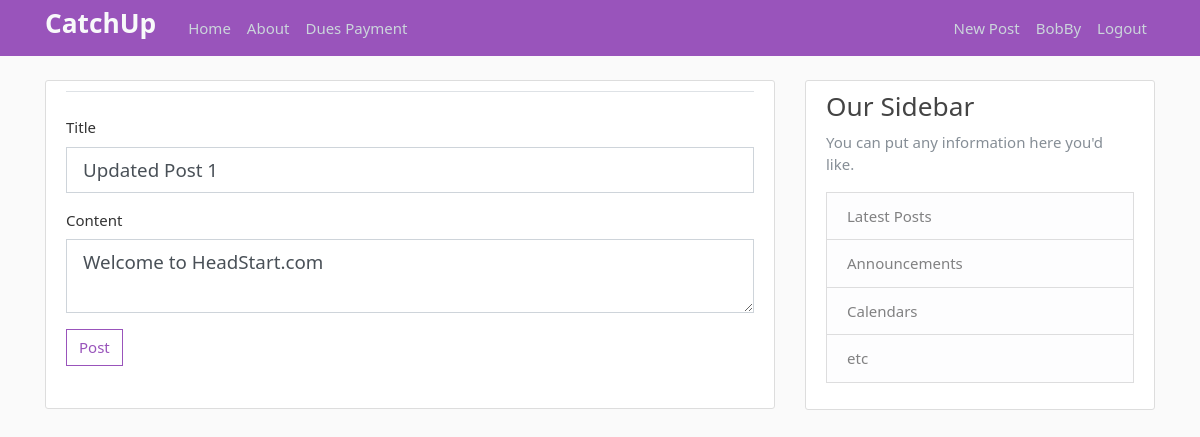
Screenshot of /post/1/update (signed in) with the database file from the repository.
### flaskblog/models.py (models this page shows, shortened)
class User(db.Model, UserMixin):
	id = db.Column(db.Integer, primary_key=True)
	username = db.Column(db.String(20), unique=True, nullable=False)
	email = db.Column(db.String(120), nullable=False)
	image_file = db.Column(db.String(20), nullable=False, default='default.jpg')
	password = db.Column(db.String(60), nullable=False)
	posts = db.relationship('Post', backref='author', lazy=True)

class Post(db.Model):
	id = db.Column(db.Integer, primary_key=True)
	title = db.Column(db.String(100), nullable=False)
	date_posted = db.Column(db.DateTime, nullable=False, default=datetime.utcnow)
	content = db.Column(db.Text, nullable=False)
	user_id = db.Column(db.Integer, db.ForeignKey('user.id'), nullable=False)

### flaskblog/routes.py (the view)
@app.route('/post/<int:post_id>/update', methods=['GET', 'POST'])
@login_required
def update_post(post_id):
	post = Post.query.get_or_404(post_id)
	if post.author != current_user:
		abort(403)
	form = PostForm()
	if form.validate_on_submit():
		post.title.data = form.title.data
		post.content.data = form.content.data
		db.session.commit()
		flash('Your post has been updated', 'success')
		return redirect(url_for('post', post_id=post.id))
	elif request.method == 'GET':
		form.title.data = post.title
		form.content.data = post.content
	return render_template('create_post.html', title='Update Post', form=form)

### flaskblog/forms.py
class PostForm(FlaskForm):
    title = StringField('Title', validators=[DataRequired()])
    content = TextAreaField('Content', validators=[DataRequired()])
    submit = SubmitField('Post')

### flaskblog/models.py (called while the page is built)
@login_manager.user_loader
def load_user(user_id):
	return User.query.get(int(user_id))

### flaskblog/templates/create_post.html (shortened to what this page needs)
{% extends "layout.html" %}
{% block content %}
   <div class="content-section">
    <form action="" method="POST">
    <fieldset class="form-group">
    <legend class="border-bottom mb-4">{{ legend }}</legend>
            <div class="form-group">
                {{form.title.label(class="form-control-label")}}
                {% if form.title.errors %}
                    {{form.title(class="form-control form-control-lg is-invalid")}}
                    <div class="invalid-feedback">
                        {% for error in form.title.errors %}
                            <span>{{ error }}</span>
                        {% endfor %}
                    </div>
                {% else %}
                    {{form.title(class="form-control form-control-lg")}}
                {% endif %}
            </div>
            <div class="form-group">
                {{form.content.label(class="form-control-label")}}
                {% if form.content.errors %}
                    {{form.content(class="form-control form-control-lg is-invalid")}}
                    <div class="invalid-feedback">
                        {% for error in form.content.errors %}
                            <span>{{ error }}</span>
                        {% endfor %}
                    </div>
                {% else %}
                    {{form.content(class="form-control form-control-lg")}}
                {% endif %}
            </div>
            <div class="form-group">
                {{form.submit(class="btn btn-outline-info")}}
            </div>
    </fieldset>
    </form>
   </div>
{% endblock content %}

### flaskblog/templates/layout.html (shortened to what this page needs)
<!DOCTYPE html>
<html>
<head>
    <link rel="stylesheet" href={{url_for('static', filename='style.css')}}>
    <link rel="stylesheet" type="text/css" href="{{ url_for('static', filename='main.css') }}">
</head>
<body>
    <header class="site-header">
      <nav class="navbar navbar-expand-md navbar-dark bg-info fixed-top">
        <div class="container">
          <a class="mr-4 font-weight-bold py-n3 h3 text-light" href="/" style="color:rgba(255,255,255,0.2)">CatchUp</a>
          <div class="collapse navbar-collapse" id="navbarToggle">
            <div class="navbar-nav mr-auto">
              <a class="nav-item nav-link" href="{{ url_for('index') }}">Home</a>
              <a class="nav-item nav-link" href="{{ url_for('about') }}">About</a>
              <a class="nav-item nav-link" href="{{ url_for('payment') }}">Dues Payment</a>
            </div>
            <div class="navbar-nav">
              {% if current_user.is_authenticated %}
                    <a class="nav-item nav-link" href="{{ url_for('new_post') }}">New Post</a>
                    <a class="nav-item nav-link" href="{{ url_for('account') }}">{{ current_user.username }}</a>
                    <a class="nav-item nav-link" href="{{ url_for('logout') }}">Logout</a>
            {% else %}
                <a class="nav-item nav-link" href="{{ url_for('login') }}">Login</a>
                <a class="nav-item nav-link" href="{{ url_for('register') }}">Register</a>
            {% endif %}
            </div>
          </div>
        </div>
      </nav>
    </header>
    <main role="main" class="container">
      <div class="row">
        <div class="col-md-8">
            {% block content %}{% endblock %}
        </div>
        <div class="col-md-4">
          <div class="content-section">
            <h3>Our Sidebar</h3>
            <p class='text-muted'>You can put any information here you'd like.
              <ul class="list-group">
                <li class="list-group-item list-group-item-light">Latest Posts</li>
                <li class="list-group-item list-group-item-light">Announcements</li>
                <li class="list-group-item list-group-item-light">Calendars</li>
                <li class="list-group-item list-group-item-light">etc</li>
              </ul>
            </p>
          </div>
        </div>
      </div>
    </main>
</body>
</html>

### flaskblog/static/main.css (style rules this page uses)
body { background: #fafafa; color: #333333; margin-top: 5rem; }
h1, h2, h3, h4, h5, h6 { color: #444444; }
.site-header .navbar-nav .nav-link { color: #cbd5db; }
.content-section { background: #ffffff; padding: 10px 20px; border: 1px solid #dddddd; border-radius: 3px; margin-bottom: 20px; }

### rows the page displays
User: username "BobBy"
Post: title "Updated Post 1", content "Welcome to HeadStart.com"
